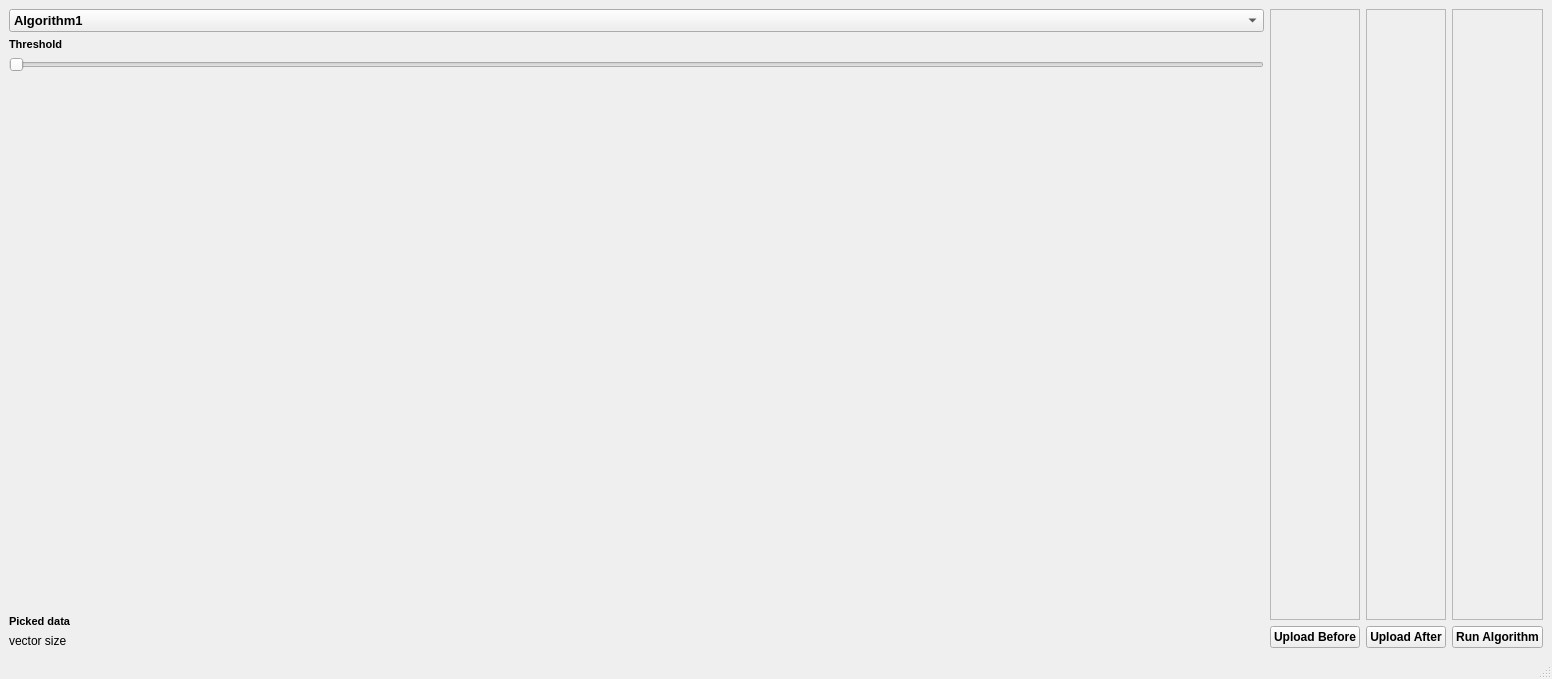
<?xml version="1.0" encoding="UTF-8"?>
<ui version="4.0">
 <class>MainWindow</class>
 <widget class="QMainWindow" name="MainWindow">
  <property name="geometry">
   <rect>
    <x>0</x>
    <y>0</y>
    <width>1552</width>
    <height>679</height>
   </rect>
  </property>
  <property name="windowTitle">
   <string/>
  </property>
  <widget class="QWidget" name="centralwidget">
   <layout class="QHBoxLayout" name="horizontalLayout">
    <item>
     <layout class="QGridLayout" name="gridLayout_5">
      <item row="4" column="0">
       <widget class="QSlider" name="threshold_slider">
        <property name="orientation">
         <enum>Qt::Horizontal</enum>
        </property>
       </widget>
      </item>
      <item row="1" column="0">
       <widget class="QLabel" name="label_2">
        <property name="font">
         <font>
          <pointsize>8</pointsize>
          <weight>75</weight>
          <bold>true</bold>
         </font>
        </property>
        <property name="text">
         <string>Threshold</string>
        </property>
       </widget>
      </item>
      <item row="6" column="0">
       <spacer name="verticalSpacer">
        <property name="orientation">
         <enum>Qt::Vertical</enum>
        </property>
        <property name="sizeHint" stdset="0">
         <size>
          <width>20</width>
          <height>40</height>
         </size>
        </property>
       </spacer>
      </item>
      <item row="7" column="0">
       <spacer name="verticalSpacer_2">
        <property name="orientation">
         <enum>Qt::Vertical</enum>
        </property>
        <property name="sizeHint" stdset="0">
         <size>
          <width>20</width>
          <height>40</height>
         </size>
        </property>
       </spacer>
      </item>
      <item row="9" column="0">
       <widget class="QLabel" name="vector_size">
        <property name="text">
         <string>vector size</string>
        </property>
       </widget>
      </item>
      <item row="8" column="0">
       <widget class="QLabel" name="label_picked">
        <property name="font">
         <font>
          <pointsize>8</pointsize>
          <weight>75</weight>
          <bold>true</bold>
         </font>
        </property>
        <property name="text">
         <string>Picked data</string>
        </property>
       </widget>
      </item>
      <item row="0" column="0">
       <widget class="QComboBox" name="comboBox">
        <property name="font">
         <font>
          <pointsize>10</pointsize>
          <weight>75</weight>
          <bold>true</bold>
         </font>
        </property>
        <item>
         <property name="text">
          <string>Algorithm1</string>
         </property>
        </item>
        <item>
         <property name="text">
          <string>Algorithm2</string>
         </property>
        </item>
        <item>
         <property name="text">
          <string>Algorithm3</string>
         </property>
        </item>
       </widget>
      </item>
     </layout>
    </item>
    <item>
     <layout class="QGridLayout" name="gridLayout_4">
      <item row="0" column="0">
       <layout class="QGridLayout" name="gridLayout">
        <item row="0" column="0">
         <widget class="QFrame" name="frame_1">
          <property name="frameShape">
           <enum>QFrame::StyledPanel</enum>
          </property>
          <property name="frameShadow">
           <enum>QFrame::Raised</enum>
          </property>
         </widget>
        </item>
        <item row="1" column="0">
         <widget class="QPushButton" name="pushButton_1">
          <property name="font">
           <font>
            <weight>75</weight>
            <bold>true</bold>
           </font>
          </property>
          <property name="text">
           <string>Upload Before</string>
          </property>
         </widget>
        </item>
       </layout>
      </item>
     </layout>
    </item>
    <item>
     <layout class="QGridLayout" name="gridLayout_2">
      <item row="1" column="0">
       <widget class="QFrame" name="frame_2">
        <property name="frameShape">
         <enum>QFrame::StyledPanel</enum>
        </property>
        <property name="frameShadow">
         <enum>QFrame::Raised</enum>
        </property>
       </widget>
      </item>
      <item row="2" column="0">
       <widget class="QPushButton" name="pushButton_2">
        <property name="font">
         <font>
          <weight>75</weight>
          <bold>true</bold>
         </font>
        </property>
        <property name="text">
         <string>Upload After</string>
        </property>
       </widget>
      </item>
     </layout>
    </item>
    <item>
     <layout class="QGridLayout" name="gridLayout_3">
      <item row="1" column="0">
       <widget class="QPushButton" name="pushButton_3">
        <property name="font">
         <font>
          <weight>75</weight>
          <bold>true</bold>
         </font>
        </property>
        <property name="text">
         <string>Run Algorithm</string>
        </property>
       </widget>
      </item>
      <item row="0" column="0">
       <widget class="QFrame" name="frame_3">
        <property name="frameShape">
         <enum>QFrame::StyledPanel</enum>
        </property>
        <property name="frameShadow">
         <enum>QFrame::Raised</enum>
        </property>
       </widget>
      </item>
     </layout>
    </item>
   </layout>
  </widget>
  <widget class="QMenuBar" name="menubar">
   <property name="geometry">
    <rect>
     <x>0</x>
     <y>0</y>
     <width>1552</width>
     <height>26</height>
    </rect>
   </property>
  </widget>
  <widget class="QStatusBar" name="statusbar"/>
  <action name="actionLoad_data">
   <property name="text">
    <string>Load data</string>
   </property>
  </action>
  <action name="actionSave_to_database">
   <property name="text">
    <string>Save to database</string>
   </property>
  </action>
  <action name="actionregistration">
   <property name="text">
    <string>Registration</string>
   </property>
  </action>
  <action name="actionbackground_suppression">
   <property name="text">
    <string>Background suppression</string>
   </property>
  </action>
  <action name="actionAnnotation">
   <property name="text">
    <string>Annotation</string>
   </property>
  </action>
  <action name="actionTrain_a_model">
   <property name="text">
    <string>Train a model</string>
   </property>
  </action>
  <action name="actionDeploy_a_model">
   <property name="text">
    <string>Deploy a model</string>
   </property>
  </action>
  <action name="action2D_fault_detection">
   <property name="text">
    <string>2D fault detection</string>
   </property>
  </action>
  <action name="action3D_Fault_detection">
   <property name="text">
    <string>3D Fault detection</string>
   </property>
  </action>
 </widget>
 <resources/>
 <connections/>
</ui>
